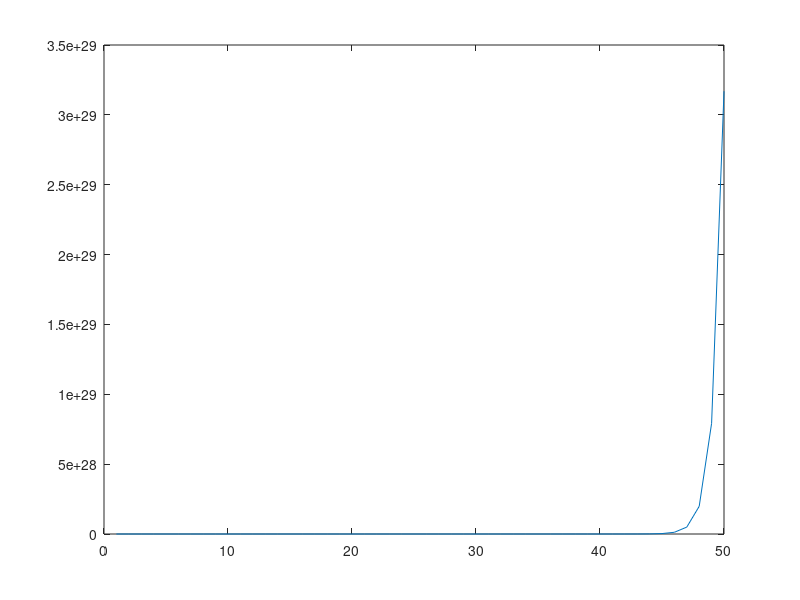

This figure's MATLAB source: (Note: this script raises an error after producing the figure.)
% Emma Akbari (eea21) CS1674 hw1

% Matrices and vectors
% 1
s = rng;
bigVec = 5 .* randn(1000000, 1);
% stats = [mean(bigVec) std(bigVec) var(bigVec)] to check

% 2
sz = size(bigVec);
tic
for i = 1:sz(1)
   bigVec(i) = bigVec(i) + 1; 
end
toc

% 3
start = clock;
bigVec(:) = bigVec(:) + 1;
endT = clock;
elapsed = etime(endT,  start);
disp(elapsed);

% 4
x = 0:2:98;
plot(2.^x)

% 5
A = [1:10:91;2:10:92;3:10:93;4:10:94;5:10:95;6:10:96;7:10:97;8:10:98;9:10:99;10:10:100];
B = zeros(10,10);
C = A + B;
assert(all(C(:) == (1:100)') == 1);

% Loops allowed
% 6
randOrder = randperm(10);
fprintf('Printing nums 1-10 in random order:\n')
for i = 1:10
    fprintf('%d\n', randOrder(i))
    if(mod(i,2) == 0) % pause b/w each two prints
        pause(1);
    end
end

% 5
A = rand(5,3);
B = rand(3,5);
result = zeros(5,5);
for i = 1:5 % rows
    for j = 1:5 % columns
        % calculate result for (i,j)
        num = A(i,1)*B(1,j)+A(i,2)*B(2,j)+A(i,3)*B(3,j);
        result(i,j) = num;
    end
end
fprintf("My multiplication:\n")
result
fprintf("MATLAB multiplication:\n")
A * B

% Functions
% 8 
A = rand(5,5);
normRow = normalize_rows(A);

% 9
A = rand(5,5);
normCol = normalize_columns(A);

% 10
num = input("Enter the nth digit of the Fibonacci sequence you would like to see:");
fibo = fib(num)

% 11
fprintf("Testing my_unique()")
test = [4 8 2; 4 8 2; 1 4 2; 7 9 0; 1 2 3; 1 3 2; 7 9 0];
% 482 142 123 132 790 
u = my_unique(test)

% Images
% 12
figure;
I = imread('pittsburgh.png');
imshow(I)
[r, c, channels] = size(I);
fprintf("The image pittsburgh.png is %d x %d x %d pixels\n", r, c, channels)

% 13
figure;
IGray = rgb2gray(I);
imshow(IGray)

% 14
% when matrix == matrix of sixes, new matrix of 1/0
% sum(new matrix, 'all')
sixes = ones(750, 1500) * 6;
eqSix = (IGray == sixes);
total = sum(eqSix, 'all');
fprintf("%d pixels are equal to 6\n", total)

% 15
asCol = IGray(:);
[M,index] = min(asCol);
[r, c] = ind2sub([750 1500], [index]);
fprintf("The darkest pixel val=%d at %d,%d\n", M,r,c)

% 16
figure;
rowStart = r - 15;
rowEnd = r + 15;
colStart = c - 15;
colEnd = c + 15;

for i = rowStart:rowEnd
    for j = colStart:colEnd
       IGray(i,j) = 255;
    end
end

% 17
% image center: [375,750]
rowStart = 375 - 60;
rowEnd = 375 + 60;
colStart = 750 - 60;
colEnd = 750 + 60;

IGray(rowStart:rowEnd, colStart:colEnd) = 150;
imshow(IGray)

% 18
saveas(gcf, 'new_image.png');

% 19
figure;
% compute scalar average pixel value for each channel
I3 = I;
r = mean(I3(:,:,1), 'all');
g = mean(I3(:,:,2), 'all');
b = mean(I3(:,:,3), 'all');
disp(r);
disp(g);
disp(b);
I3(:,:,1) = I3(:,:,1) - r;
I3(:,:,2) = I3(:,:,2) - g;
I3(:,:,3) = I3(:,:,3) - b;

imshow(I3)
saveas(gcf, 'mean_sub.png')